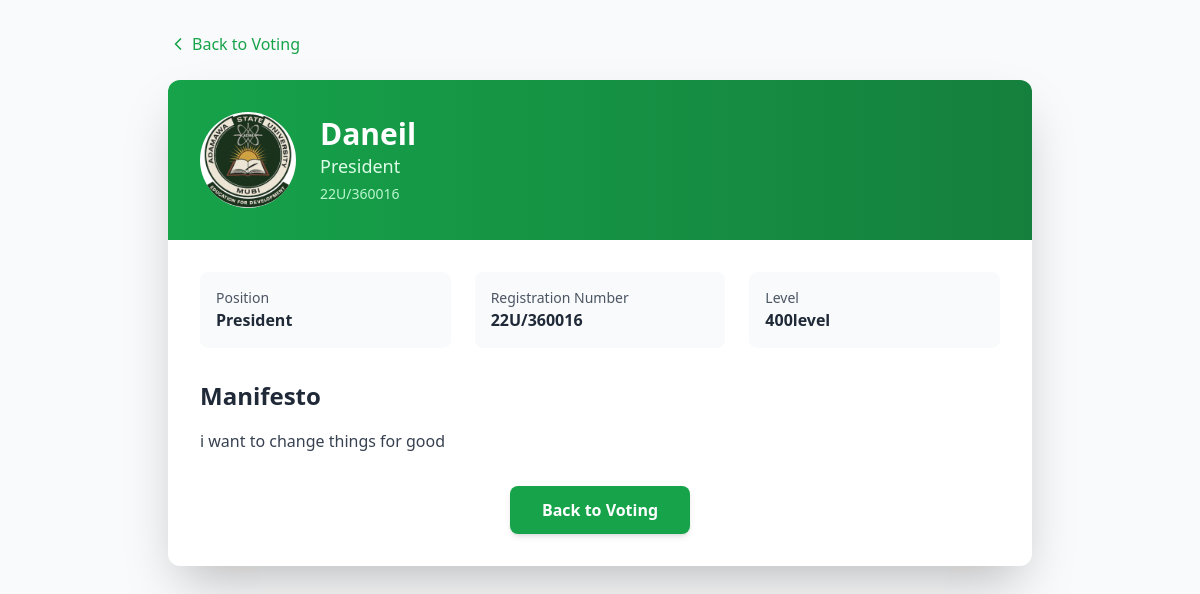
The page /candidate/2/ (signed in) on the database its author committed.
### Voting/models.py (models this page shows, shortened)
class Candidate(models.Model):
    position = models.ForeignKey('Position', on_delete=models.CASCADE, related_name='candidates')
    name = models.CharField(max_length=200)
    registration_number = models.CharField(max_length=50)
    level = models.CharField(max_length=20, blank=True)
    manifesto = models.TextField(help_text="Candidate's manifesto/objectives")
    bio = models.TextField(blank=True, help_text="Short biography (optional)")
    profile_image = models.ImageField(
        upload_to='candidates/profiles/',
        blank=True,
        null=True,
        validators=[FileExtensionValidator(allowed_extensions=['jpg', 'jpeg', 'png'])],
        help_text="Profile photo"
    )
    campaign_poster = models.ImageField(
        upload_to='candidates/posters/',
        blank=True,
        null=True,
        validators=[FileExtensionValidator(allowed_extensions=['jpg', 'jpeg', 'png'])],
        help_text="Campaign poster/banner"
    )
    slogan = models.CharField(max_length=200, blank=True, help_text="Campaign slogan")
    achievements = models.TextField(blank=True, help_text="Past achievements and qualifications")
    twitter = models.URLField(blank=True, max_length=200)
    linkedin = models.URLField(blank=True, max_length=200)
    instagram = models.URLField(blank=True, max_length=200)
    facebook = models.URLField(blank=True, max_length=200)
    is_active = models.BooleanField(default=True)
    created_at = models.DateTimeField(auto_now_add=True)
    profile_views = models.IntegerField(default=0, help_text="Number of profile views")
    class Meta:
        ordering = ['name']

class Position(models.Model):
    POSITION_CHOICES = [
        ('president', 'President'),
        ('vice_president', 'Vice President'),
        ('social_director', 'Social Director'),
        ('pro_1', 'PRO 1'),
        ('pro_2', 'PRO 2'),
        ('sport_director', 'Sport Director'),
        ('software_director', 'Software Director'),
        ('auditor', 'Auditor'),
        ('sec_general', 'Secretary General'),
        ('treasurer', 'Treasurer'),
        ('financial_sec', 'Financial Secretary'),
        ('senator', 'Senator'),
    ]
    election = models.ForeignKey(Election, on_delete=models.CASCADE, related_name='positions')
    name = models.CharField(max_length=50, choices=POSITION_CHOICES)
    order = models.IntegerField(default=0, help_text="Display order on ballot")
    class Meta:
        ordering = ['order', 'name']
        unique_together = ['election', 'name']

### Voting/views.py (the view)
# urls.py: path('candidate/<int:candidate_id>/', views.candidate_detail, name='candidate_detail'),
@login_required
def candidate_detail(request, candidate_id):
    candidate = get_object_or_404(Candidate, id=candidate_id)
    context = {
        'candidate': candidate,
        'election': candidate.position.election,
    }
    return render(request, 'candidate_detail.html', context)

### Voting/templates/candidate_detail.html (shortened to what this page needs)
<!DOCTYPE html>
<html lang="en">
<head>
    <script src="https://cdn.tailwindcss.com"></script>
</head>
<body class="bg-gray-50 min-h-screen">
    <div class="container mx-auto px-4 py-8 max-w-4xl">
        <a href="{% url 'election_detail' election.id %}" class="text-green-600 hover:text-green-700 font-medium inline-flex items-center mb-6">
            <svg xmlns="http://www.w3.org/2000/svg" width="20" height="20" viewBox="0 0 24 24" fill="none" stroke="currentColor" stroke-width="2" stroke-linecap="round" stroke-linejoin="round" class="mr-1"><path d="m15 18-6-6 6-6"/></svg>
            Back to Voting
        </a>
        <div class="bg-white rounded-xl shadow-2xl overflow-hidden">
            <div class="bg-gradient-to-r from-green-600 to-green-700 p-8 text-white">
                <div class="flex items-center space-x-6">
                    <div class="w-24 h-24 bg-white rounded-full flex items-center justify-center overflow-hidden flex-shrink-0">
                        {% if candidate.profile_image %}
                        <img src="{{ candidate.profile_image.url }}" alt="{{ candidate.name }}" class="w-full h-full object-cover">
                        {% else %}
                        <span class="text-green-600 font-bold text-4xl">{{ candidate.name.0 }}</span>
                        {% endif %}
                    </div>
                    <div>
                        <h1 class="text-3xl font-bold">{{ candidate.name }}</h1>
                        <p class="text-green-100 text-lg">{{ candidate.position.get_name_display }}</p>
                        <p class="text-green-200 text-sm mt-1">{{ candidate.registration_number }}</p>
                    </div>
                </div>
            </div>
            <div class="p-8">
                <div class="grid grid-cols-1 md:grid-cols-3 gap-6 mb-8">
                    <div class="bg-gray-50 p-4 rounded-lg">
                        <p class="text-sm text-gray-600">Position</p>
                        <p class="font-bold text-gray-800">{{ candidate.position.get_name_display }}</p>
                    </div>
                    <div class="bg-gray-50 p-4 rounded-lg">
                        <p class="text-sm text-gray-600">Registration Number</p>
                        <p class="font-bold text-gray-800">{{ candidate.registration_number }}</p>
                    </div>
                    {% if candidate.level %}
                    <div class="bg-gray-50 p-4 rounded-lg">
                        <p class="text-sm text-gray-600">Level</p>
                        <p class="font-bold text-gray-800">{{ candidate.level }}</p>
                    </div>
                    {% endif %}
                </div>
                <div>
                    <h2 class="text-2xl font-bold text-gray-800 mb-4">Manifesto</h2>
                    <div class="prose max-w-none">
                        <p class="text-gray-700 whitespace-pre-line leading-relaxed">{{ candidate.manifesto }}</p>
                    </div>
                </div>
                <div class="mt-8 text-center">
                    <a href="{% url 'election_detail' election.id %}" class="inline-block bg-green-600 text-white px-8 py-3 rounded-lg font-semibold hover:bg-green-700 transition-colors shadow-md">
                        Back to Voting
                    </a>
                </div>
            </div>
        </div>
    </div>
</body>
</html>

### rows shown on the page
Candidate: profile_image (picture), name "Daneil", position.name "President", registration_number "22U/360016", level "400level", manifesto "i want to change things for good"
